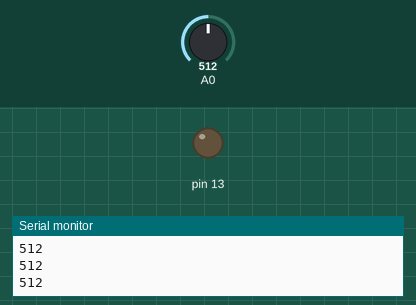
Recording of a sketch running on a simulated Arduino Uno, built with avr-gcc and run on an emulated ATmega328P. Shown: output pins drawn as LEDs (lit = HIGH), the last lines printed to the serial monitor. The inputs (shaded band) are chosen by the test bench; at power-on: A0 = 512.

Above: at 1.2 s.
1.3 s: A0 set to 928
2.8 s: A0 set to 956
At 3.7 s:
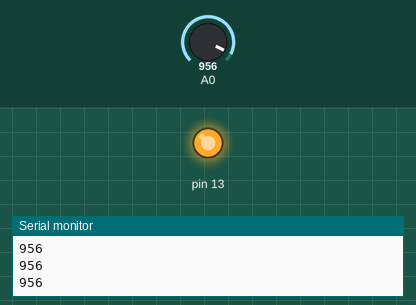
4.3 s: A0 set to 930
At 4.8 s:
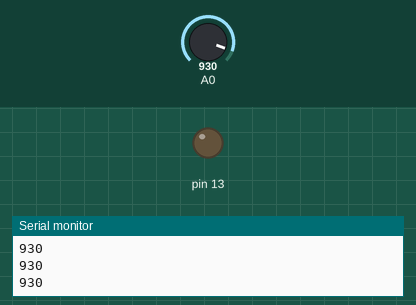
5.8 s: A0 set to 950
At 7.2 s:
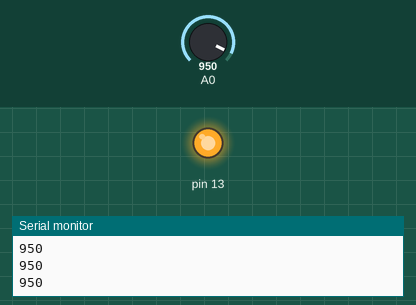
Timing chart, 0 to 8.3 s (numbered marks = the images above; inputs shaded):
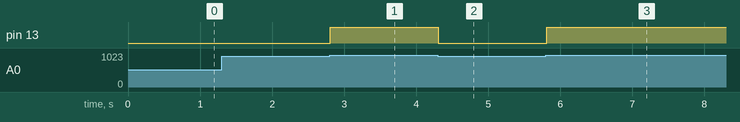

The sketch:

06_LIGHT_02.ino
```cpp
void setup() {
  Serial.begin(9600);
  pinMode(13, OUTPUT);
}

void loop() {
  int LIGHT = analogRead(A0);
  Serial.println(LIGHT);

  if (LIGHT > 940)
    digitalWrite(13, HIGH);
  else
    digitalWrite(13, LOW);
}
```

Measured:
- the behaviour switches between 940 and 941 on A0 (found by bisection; images 0 and 1)
- after the input at 2.8 s, pin 13: LOW → HIGH at once
- after the input at 4.3 s, pin 13: HIGH → LOW at once
- after the input at 5.8 s, pin 13: LOW → HIGH at once
